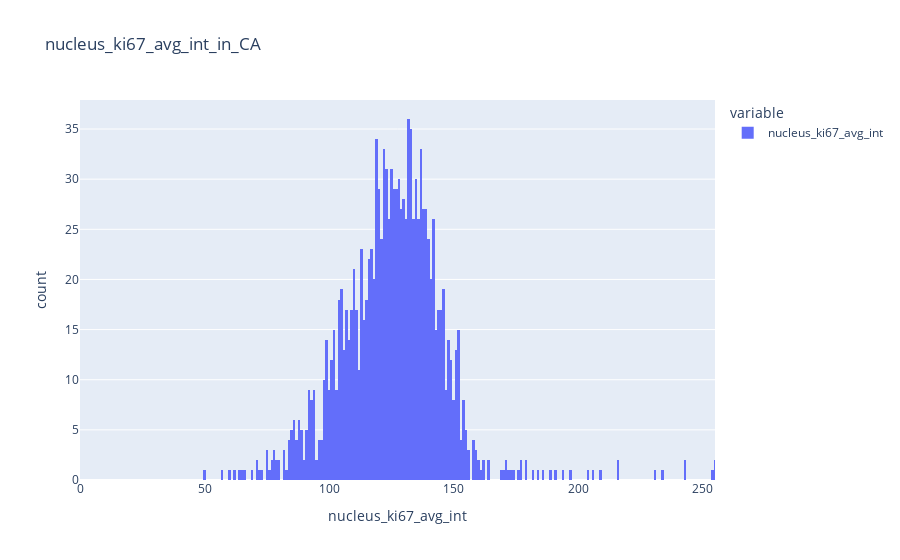
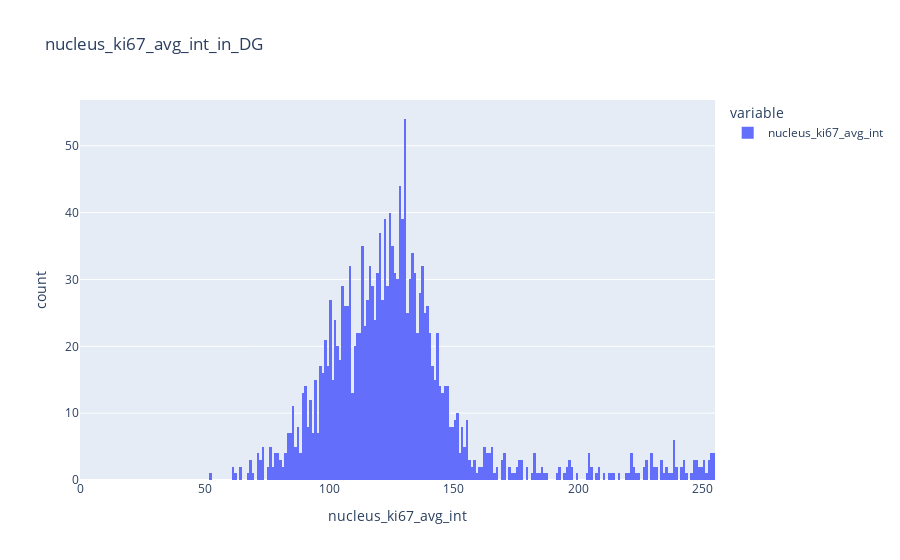
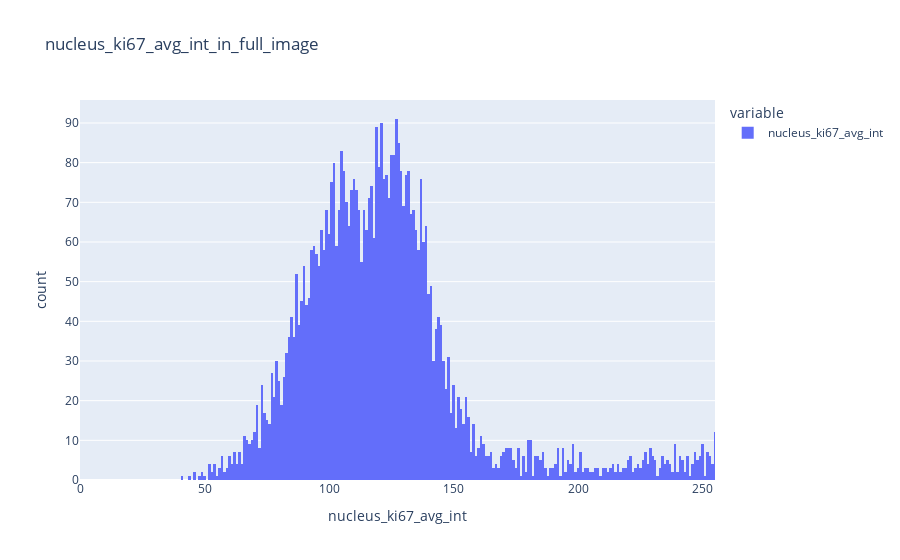
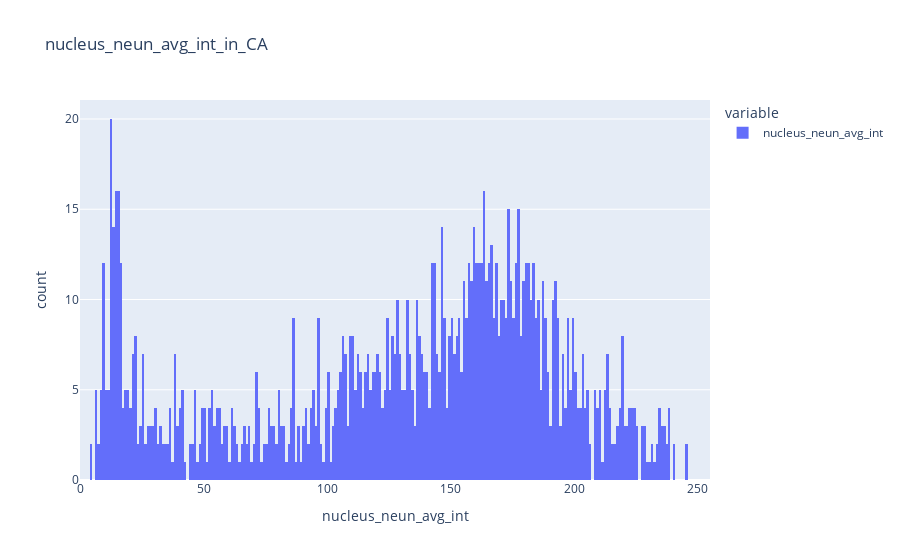

Notebook code for these charts, in order:
### Markdown cell above
<h3>Plot average intensities</h3>

### Code cell
# Select all column names in 'final_df' that contain the substring 'avg_int'
avg_int_columns = [col for col in final_df.columns if 'avg_int' in col]

# Loop over all extracted channel average intensities
for column_name in avg_int_columns:

    # Plot the average_intensity distribution in order to make an informed decision on the threshold
    for roi_name in roi_names:

        # Filter rows in final_df where ROI matches roi_name 
        filtered_df = final_df[(final_df["ROI"] == roi_name)]

        # Get the values of the 'label' column in filtered_df as a list
        avg_int_values = filtered_df[column_name]

        # Plot a histogram with 256 bins and a title indicating the column and ROI
        fig = px.histogram(avg_int_values, nbins=256, 
                           title=f"{column_name}_in_{roi_name}",
                           labels={'value': column_name, 'count': 'Frequency'},
                           range_x=[0, 255])
        
        # Show the plot
        fig.show()

### Figure 1 — Plotly figure (JSON) as saved in the notebook; plotly's stock layout.template omitted (floating-point values rounded to 4 significant figures; data arrays with more than 128 entries replaced by an {"elided": "..."} marker saying what was removed)
{"data": [{"alignmentgroup": "True", "bingroup": "x", "hovertemplate": "variable=nucleus_ki67_avg_int<br>nucleus_ki67_avg_int=%{x}<br>count=%{y}<extra></extra>", "legendgroup": "nucleus_ki67_avg_int", "marker": {"color": "#636efa", "pattern": {"shape": ""}}, "name": "nucleus_ki67_avg_int", "nbinsx": 256, "offsetgroup": "nucleus_ki67_avg_int", "orientation": "v", "showlegend": true, "type": "histogram", "x": {"elided": "1331 float values"}, "xaxis": "x", "yaxis": "y"}], "layout": {"barmode": "relative", "legend": {"title": {"text": "variable"}, "tracegroupgap": 0}, "title": {"text": "nucleus_ki67_avg_int_in_CA"}, "xaxis": {"anchor": "y", "domain": [0, 1], "range": [0, 255], "title": {"text": "nucleus_ki67_avg_int"}}, "yaxis": {"anchor": "x", "domain": [0, 1], "title": {"text": "count"}}}}

### Figure 2 — Plotly figure (JSON) as saved in the notebook; plotly's stock layout.template omitted (floating-point values rounded to 4 significant figures; data arrays with more than 128 entries replaced by an {"elided": "..."} marker saying what was removed)
{"data": [{"alignmentgroup": "True", "bingroup": "x", "hovertemplate": "variable=nucleus_ki67_avg_int<br>nucleus_ki67_avg_int=%{x}<br>count=%{y}<extra></extra>", "legendgroup": "nucleus_ki67_avg_int", "marker": {"color": "#636efa", "pattern": {"shape": ""}}, "name": "nucleus_ki67_avg_int", "nbinsx": 256, "offsetgroup": "nucleus_ki67_avg_int", "orientation": "v", "showlegend": true, "type": "histogram", "x": {"elided": "1747 float values"}, "xaxis": "x", "yaxis": "y"}], "layout": {"barmode": "relative", "legend": {"title": {"text": "variable"}, "tracegroupgap": 0}, "title": {"text": "nucleus_ki67_avg_int_in_DG"}, "xaxis": {"anchor": "y", "domain": [0, 1], "range": [0, 255], "title": {"text": "nucleus_ki67_avg_int"}}, "yaxis": {"anchor": "x", "domain": [0, 1], "title": {"text": "count"}}}}

### Figure 3 — Plotly figure (JSON) as saved in the notebook; plotly's stock layout.template omitted (floating-point values rounded to 4 significant figures; data arrays with more than 128 entries replaced by an {"elided": "..."} marker saying what was removed)
{"data": [{"alignmentgroup": "True", "bingroup": "x", "hovertemplate": "variable=nucleus_ki67_avg_int<br>nucleus_ki67_avg_int=%{x}<br>count=%{y}<extra></extra>", "legendgroup": "nucleus_ki67_avg_int", "marker": {"color": "#636efa", "pattern": {"shape": ""}}, "name": "nucleus_ki67_avg_int", "nbinsx": 256, "offsetgroup": "nucleus_ki67_avg_int", "orientation": "v", "showlegend": true, "type": "histogram", "x": {"elided": "5054 float values"}, "xaxis": "x", "yaxis": "y"}], "layout": {"barmode": "relative", "legend": {"title": {"text": "variable"}, "tracegroupgap": 0}, "title": {"text": "nucleus_ki67_avg_int_in_full_image"}, "xaxis": {"anchor": "y", "domain": [0, 1], "range": [0, 255], "title": {"text": "nucleus_ki67_avg_int"}}, "yaxis": {"anchor": "x", "domain": [0, 1], "title": {"text": "count"}}}}

### Figure 4 — Plotly figure (JSON) as saved in the notebook; plotly's stock layout.template omitted (floating-point values rounded to 4 significant figures; data arrays with more than 128 entries replaced by an {"elided": "..."} marker saying what was removed)
{"data": [{"alignmentgroup": "True", "bingroup": "x", "hovertemplate": "variable=nucleus_neun_avg_int<br>nucleus_neun_avg_int=%{x}<br>count=%{y}<extra></extra>", "legendgroup": "nucleus_neun_avg_int", "marker": {"color": "#636efa", "pattern": {"shape": ""}}, "name": "nucleus_neun_avg_int", "nbinsx": 256, "offsetgroup": "nucleus_neun_avg_int", "orientation": "v", "showlegend": true, "type": "histogram", "x": {"elided": "1331 float values"}, "xaxis": "x", "yaxis": "y"}], "layout": {"barmode": "relative", "legend": {"title": {"text": "variable"}, "tracegroupgap": 0}, "title": {"text": "nucleus_neun_avg_int_in_CA"}, "xaxis": {"anchor": "y", "domain": [0, 1], "range": [0, 255], "title": {"text": "nucleus_neun_avg_int"}}, "yaxis": {"anchor": "x", "domain": [0, 1], "title": {"text": "count"}}}}
